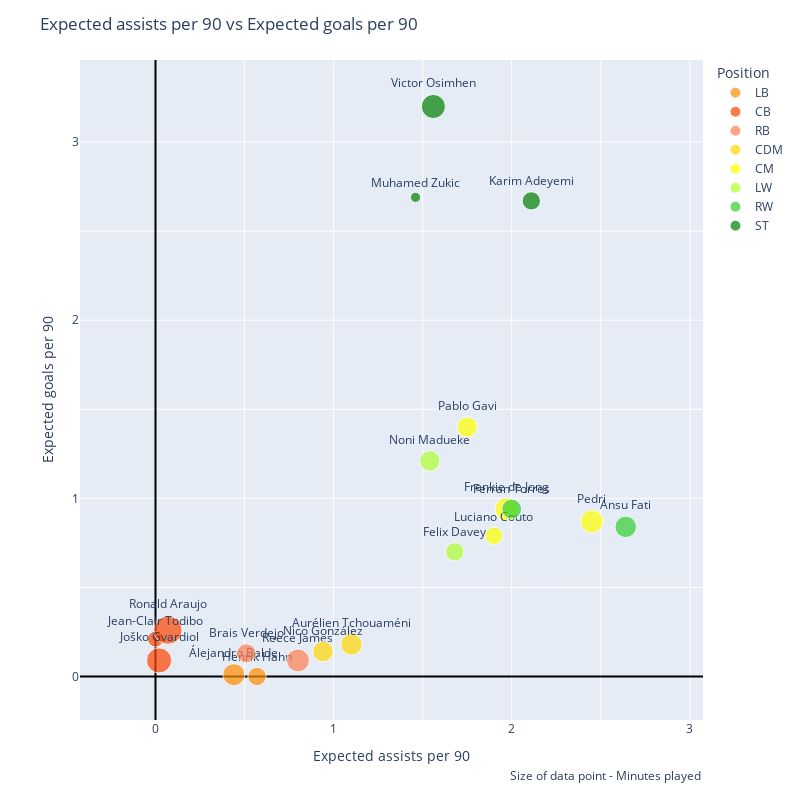
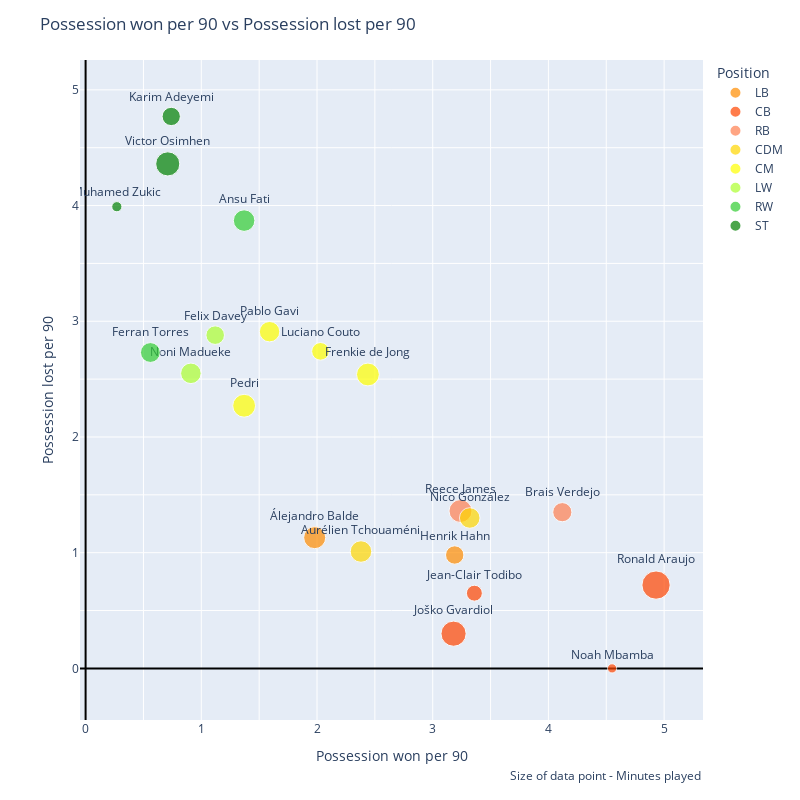
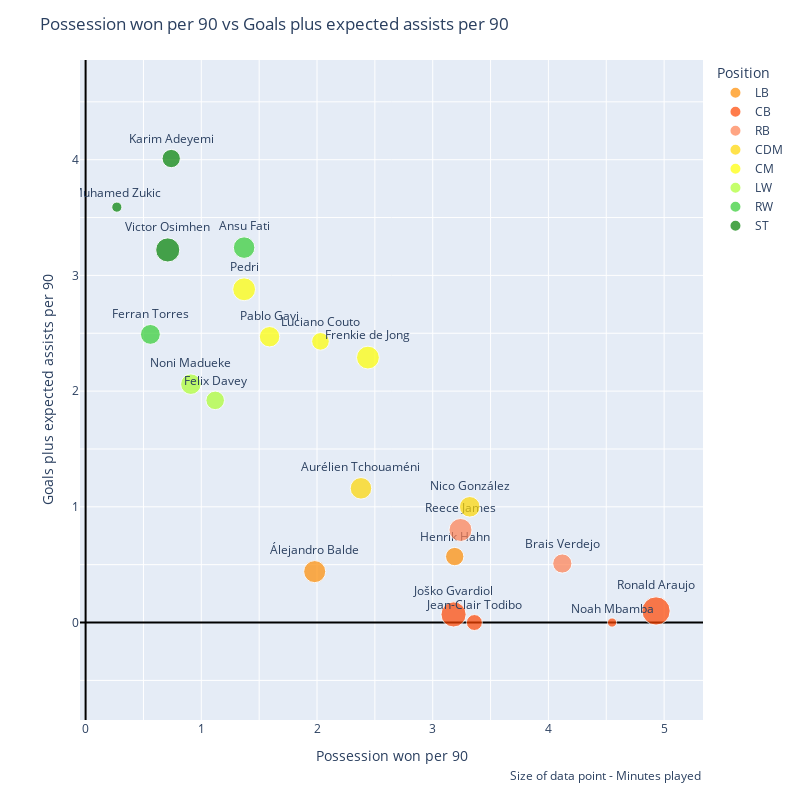

These figures' notebook cell, in order:
### Code cell
scatter_chart('xAp90', 'xGp90')
scatter_chart('PossessionWonp90', 'PossessionLostp90')
scatter_chart('PossessionWonp90', 'Goals+xAp90')

### Figure 1 — Plotly figure (JSON) as saved in the notebook; plotly's stock layout.template omitted (floating-point values rounded to 4 significant figures)
{"data": [{"customdata": [["Álejandro Balde"], ["Henrik Hahn"]], "hovertemplate": "Position=LB<br>Expected assists per 90=%{x}<br>Expected goals per 90=%{y}<br>Minutes played=%{marker.size}<br>Name=%{customdata[0]}<extra></extra>", "legendgroup": "LB", "marker": {"color": "darkorange", "size": [1588, 1102], "sizemode": "area", "sizeref": 6.53, "symbol": "circle"}, "mode": "markers+text", "name": "LB", "orientation": "v", "showlegend": true, "text": ["Álejandro Balde", "Henrik Hahn"], "textposition": "top center", "type": "scatter", "x": [0.44, 0.57], "xaxis": "x", "y": [0.01, 0], "yaxis": "y"}, {"customdata": [["Jean-Clair Todibo"], ["Joško Gvardiol"], ["Ronald Araujo"]], "hovertemplate": "Position=CB<br>Expected assists per 90=%{x}<br>Expected goals per 90=%{y}<br>Minutes played=%{marker.size}<br>Name=%{customdata[0]}<extra></extra>", "legendgroup": "CB", "marker": {"color": "orangered", "size": [830, 2066, 2612], "sizemode": "area", "sizeref": 6.53, "symbol": "circle"}, "mode": "markers+text", "name": "CB", "orientation": "v", "showlegend": true, "text": ["Jean-Clair Todibo", "Joško Gvardiol", "Ronald Araujo"], "textposition": "top center", "type": "scatter", "x": [0, 0.02, 0.07], "xaxis": "x", "y": [0.21, 0.09, 0.26], "yaxis": "y"}, {"customdata": [["Reece James"], ["Brais Verdejo"]], "hovertemplate": "Position=RB<br>Expected assists per 90=%{x}<br>Expected goals per 90=%{y}<br>Minutes played=%{marker.size}<br>Name=%{customdata[0]}<extra></extra>", "legendgroup": "RB", "marker": {"color": "coral", "size": [1720, 1201], "sizemode": "area", "sizeref": 6.53, "symbol": "circle"}, "mode": "markers+text", "name": "RB", "orientation": "v", "showlegend": true, "text": ["Reece James", "Brais Verdejo"], "textposition": "top center", "type": "scatter", "x": [0.8, 0.51], "xaxis": "x", "y": [0.09, 0.13], "yaxis": "y"}, {"customdata": [["Aurélien Tchouaméni"], ["Nico González"]], "hovertemplate": "Position=CDM<br>Expected assists per 90=%{x}<br>Expected goals per 90=%{y}<br>Minutes played=%{marker.size}<br>Name=%{customdata[0]}<extra></extra>", "legendgroup": "CDM", "marker": {"color": "gold", "size": [1515, 1382], "sizemode": "area", "sizeref": 6.53, "symbol": "circle"}, "mode": "markers+text", "name": "CDM", "orientation": "v", "showlegend": true, "text": ["Aurélien Tchouaméni", "Nico González"], "textposition": "top center", "type": "scatter", "x": [1.1, 0.94], "xaxis": "x", "y": [0.18, 0.14], "yaxis": "y"}, {"customdata": [["Luciano Couto"], ["Pablo Gavi"], ["Pedri"], ["Frenkie de Jong"]], "hovertemplate": "Position=CM<br>Expected assists per 90=%{x}<br>Expected goals per 90=%{y}<br>Minutes played=%{marker.size}<br>Name=%{customdata[0]}<extra></extra>", "legendgroup": "CM", "marker": {"color": "yellow", "size": [1018, 1361, 1705, 1700], "sizemode": "area", "sizeref": 6.53, "symbol": "circle"}, "mode": "markers+text", "name": "CM", "orientation": "v", "showlegend": true, "text": ["Luciano Couto", "Pablo Gavi", "Pedri", "Frenkie de Jong"], "textposition": "top center", "type": "scatter", "x": [1.9, 1.75, 2.45, 1.97], "xaxis": "x", "y": [0.79, 1.4, 0.87, 0.94], "yaxis": "y"}, {"customdata": [["Felix Davey"], ["Noni Madueke"]], "hovertemplate": "Position=LW<br>Expected assists per 90=%{x}<br>Expected goals per 90=%{y}<br>Minutes played=%{marker.size}<br>Name=%{customdata[0]}<extra></extra>", "legendgroup": "LW", "marker": {"color": "greenyellow", "size": [1125, 1378], "sizemode": "area", "sizeref": 6.53, "symbol": "circle"}, "mode": "markers+text", "name": "LW", "orientation": "v", "showlegend": true, "text": ["Felix Davey", "Noni Madueke"], "textposition": "top center", "type": "scatter", "x": [1.68, 1.54], "xaxis": "x", "y": [0.7, 1.21], "yaxis": "y"}, {"customdata": [["Ansu Fati"], ["Ferran Torres"]], "hovertemplate": "Position=RW<br>Expected assists per 90=%{x}<br>Expected goals per 90=%{y}<br>Minutes played=%{marker.size}<br>Name=%{customdata[0]}<extra></extra>", "legendgroup": "RW", "marker": {"color": "limegreen", "size": [1512, 1285], "sizemode": "area", "sizeref": 6.53, "symbol": "circle"}, "mode": "markers+text", "name": "RW", "orientation": "v", "showlegend": true, "text": ["Ansu Fati", "Ferran Torres"], "textposition": "top center", "type": "scatter", "x": [2.64, 2], "xaxis": "x", "y": [0.84, 0.94], "yaxis": "y"}, {"customdata": [["Muhamed Zukic"], ["Karim Adeyemi"], ["Victor Osimhen"]], "hovertemplate": "Position=ST<br>Expected assists per 90=%{x}<br>Expected goals per 90=%{y}<br>Minutes played=%{marker.size}<br>Name=%{customdata[0]}<extra></extra>", "legendgroup": "ST", "marker": {"color": "green", "size": [338, 1094, 1900], "sizemode": "area", "sizeref": 6.53, "symbol": "circle"}, "mode": "markers+text", "name": "ST", "orientation": "v", "showlegend": true, "text": ["Muhamed Zukic", "Karim Adeyemi", "Victor Osimhen"], "textposition": "top center", "type": "scatter", "x": [1.46, 2.11, 1.56], "xaxis": "x", "y": [2.69, 2.67, 3.2], "yaxis": "y"}], "layout": {"annotations": [{"showarrow": false, "text": "Size of data point - Minutes played", "x": 1, "xanchor": "right", "xref": "paper", "xshift": 0, "y": -0.1, "yanchor": "auto", "yref": "paper", "yshift": 0}], "height": 800, "legend": {"itemsizing": "constant", "title": {"text": "Position"}, "tracegroupgap": 0}, "margin": {"t": 60}, "title": {"text": "Expected assists per 90 vs Expected goals per 90"}, "width": 800, "xaxis": {"anchor": "y", "domain": [0, 1], "dtick": 0.5, "scaleanchor": "y", "scaleratio": 1, "tick0": 0, "ticklabelstep": 2, "title": {"text": "Expected assists per 90"}, "zeroline": true, "zerolinecolor": "Black", "zerolinewidth": 2}, "yaxis": {"anchor": "x", "domain": [0, 1], "dtick": 0.5, "scaleanchor": "x", "scaleratio": 1, "tick0": 0, "ticklabelstep": 2, "title": {"text": "Expected goals per 90"}, "zeroline": true, "zerolinecolor": "Black", "zerolinewidth": 2}}}

### Figure 2 — Plotly figure (JSON) as saved in the notebook; plotly's stock layout.template omitted (floating-point values rounded to 4 significant figures)
{"data": [{"customdata": [["Álejandro Balde"], ["Henrik Hahn"]], "hovertemplate": "Position=LB<br>Possession won per 90=%{x}<br>Possession lost per 90=%{y}<br>Minutes played=%{marker.size}<br>Name=%{customdata[0]}<extra></extra>", "legendgroup": "LB", "marker": {"color": "darkorange", "size": [1588, 1102], "sizemode": "area", "sizeref": 6.53, "symbol": "circle"}, "mode": "markers+text", "name": "LB", "orientation": "v", "showlegend": true, "text": ["Álejandro Balde", "Henrik Hahn"], "textposition": "top center", "type": "scatter", "x": [1.98, 3.19], "xaxis": "x", "y": [1.13, 0.98], "yaxis": "y"}, {"customdata": [["Jean-Clair Todibo"], ["Joško Gvardiol"], ["Ronald Araujo"], ["Noah Mbamba"]], "hovertemplate": "Position=CB<br>Possession won per 90=%{x}<br>Possession lost per 90=%{y}<br>Minutes played=%{marker.size}<br>Name=%{customdata[0]}<extra></extra>", "legendgroup": "CB", "marker": {"color": "orangered", "size": [830, 2066, 2612, 277], "sizemode": "area", "sizeref": 6.53, "symbol": "circle"}, "mode": "markers+text", "name": "CB", "orientation": "v", "showlegend": true, "text": ["Jean-Clair Todibo", "Joško Gvardiol", "Ronald Araujo", "Noah Mbamba"], "textposition": "top center", "type": "scatter", "x": [3.36, 3.18, 4.93, 4.55], "xaxis": "x", "y": [0.65, 0.3, 0.72, 0], "yaxis": "y"}, {"customdata": [["Reece James"], ["Brais Verdejo"]], "hovertemplate": "Position=RB<br>Possession won per 90=%{x}<br>Possession lost per 90=%{y}<br>Minutes played=%{marker.size}<br>Name=%{customdata[0]}<extra></extra>", "legendgroup": "RB", "marker": {"color": "coral", "size": [1720, 1201], "sizemode": "area", "sizeref": 6.53, "symbol": "circle"}, "mode": "markers+text", "name": "RB", "orientation": "v", "showlegend": true, "text": ["Reece James", "Brais Verdejo"], "textposition": "top center", "type": "scatter", "x": [3.24, 4.12], "xaxis": "x", "y": [1.36, 1.35], "yaxis": "y"}, {"customdata": [["Aurélien Tchouaméni"], ["Nico González"]], "hovertemplate": "Position=CDM<br>Possession won per 90=%{x}<br>Possession lost per 90=%{y}<br>Minutes played=%{marker.size}<br>Name=%{customdata[0]}<extra></extra>", "legendgroup": "CDM", "marker": {"color": "gold", "size": [1515, 1382], "sizemode": "area", "sizeref": 6.53, "symbol": "circle"}, "mode": "markers+text", "name": "CDM", "orientation": "v", "showlegend": true, "text": ["Aurélien Tchouaméni", "Nico González"], "textposition": "top center", "type": "scatter", "x": [2.38, 3.32], "xaxis": "x", "y": [1.01, 1.3], "yaxis": "y"}, {"customdata": [["Luciano Couto"], ["Pablo Gavi"], ["Pedri"], ["Frenkie de Jong"]], "hovertemplate": "Position=CM<br>Possession won per 90=%{x}<br>Possession lost per 90=%{y}<br>Minutes played=%{marker.size}<br>Name=%{customdata[0]}<extra></extra>", "legendgroup": "CM", "marker": {"color": "yellow", "size": [1018, 1361, 1705, 1700], "sizemode": "area", "sizeref": 6.53, "symbol": "circle"}, "mode": "markers+text", "name": "CM", "orientation": "v", "showlegend": true, "text": ["Luciano Couto", "Pablo Gavi", "Pedri", "Frenkie de Jong"], "textposition": "top center", "type": "scatter", "x": [2.03, 1.59, 1.37, 2.44], "xaxis": "x", "y": [2.74, 2.91, 2.27, 2.54], "yaxis": "y"}, {"customdata": [["Felix Davey"], ["Noni Madueke"]], "hovertemplate": "Position=LW<br>Possession won per 90=%{x}<br>Possession lost per 90=%{y}<br>Minutes played=%{marker.size}<br>Name=%{customdata[0]}<extra></extra>", "legendgroup": "LW", "marker": {"color": "greenyellow", "size": [1125, 1378], "sizemode": "area", "sizeref": 6.53, "symbol": "circle"}, "mode": "markers+text", "name": "LW", "orientation": "v", "showlegend": true, "text": ["Felix Davey", "Noni Madueke"], "textposition": "top center", "type": "scatter", "x": [1.12, 0.91], "xaxis": "x", "y": [2.88, 2.55], "yaxis": "y"}, {"customdata": [["Ansu Fati"], ["Ferran Torres"]], "hovertemplate": "Position=RW<br>Possession won per 90=%{x}<br>Possession lost per 90=%{y}<br>Minutes played=%{marker.size}<br>Name=%{customdata[0]}<extra></extra>", "legendgroup": "RW", "marker": {"color": "limegreen", "size": [1512, 1285], "sizemode": "area", "sizeref": 6.53, "symbol": "circle"}, "mode": "markers+text", "name": "RW", "orientation": "v", "showlegend": true, "text": ["Ansu Fati", "Ferran Torres"], "textposition": "top center", "type": "scatter", "x": [1.37, 0.56], "xaxis": "x", "y": [3.87, 2.73], "yaxis": "y"}, {"customdata": [["Muhamed Zukic"], ["Karim Adeyemi"], ["Victor Osimhen"]], "hovertemplate": "Position=ST<br>Possession won per 90=%{x}<br>Possession lost per 90=%{y}<br>Minutes played=%{marker.size}<br>Name=%{customdata[0]}<extra></extra>", "legendgroup": "ST", "marker": {"color": "green", "size": [338, 1094, 1900], "sizemode": "area", "sizeref": 6.53, "symbol": "circle"}, "mode": "markers+text", "name": "ST", "orientation": "v", "showlegend": true, "text": ["Muhamed Zukic", "Karim Adeyemi", "Victor Osimhen"], "textposition": "top center", "type": "scatter", "x": [0.27, 0.74, 0.71], "xaxis": "x", "y": [3.99, 4.77, 4.36], "yaxis": "y"}], "layout": {"annotations": [{"showarrow": false, "text": "Size of data point - Minutes played", "x": 1, "xanchor": "right", "xref": "paper", "xshift": 0, "y": -0.1, "yanchor": "auto", "yref": "paper", "yshift": 0}], "height": 800, "legend": {"itemsizing": "constant", "title": {"text": "Position"}, "tracegroupgap": 0}, "margin": {"t": 60}, "title": {"text": "Possession won per 90 vs Possession lost per 90"}, "width": 800, "xaxis": {"anchor": "y", "domain": [0, 1], "dtick": 0.5, "scaleanchor": "y", "scaleratio": 1, "tick0": 0, "ticklabelstep": 2, "title": {"text": "Possession won per 90"}, "zeroline": true, "zerolinecolor": "Black", "zerolinewidth": 2}, "yaxis": {"anchor": "x", "domain": [0, 1], "dtick": 0.5, "scaleanchor": "x", "scaleratio": 1, "tick0": 0, "ticklabelstep": 2, "title": {"text": "Possession lost per 90"}, "zeroline": true, "zerolinecolor": "Black", "zerolinewidth": 2}}}

### Figure 3 — Plotly figure (JSON) as saved in the notebook; plotly's stock layout.template omitted (floating-point values rounded to 4 significant figures)
{"data": [{"customdata": [["Álejandro Balde"], ["Henrik Hahn"]], "hovertemplate": "Position=LB<br>Possession won per 90=%{x}<br>Goals plus expected assists per 90=%{y}<br>Minutes played=%{marker.size}<br>Name=%{customdata[0]}<extra></extra>", "legendgroup": "LB", "marker": {"color": "darkorange", "size": [1588, 1102], "sizemode": "area", "sizeref": 6.53, "symbol": "circle"}, "mode": "markers+text", "name": "LB", "orientation": "v", "showlegend": true, "text": ["Álejandro Balde", "Henrik Hahn"], "textposition": "top center", "type": "scatter", "x": [1.98, 3.19], "xaxis": "x", "y": [0.44, 0.57], "yaxis": "y"}, {"customdata": [["Jean-Clair Todibo"], ["Joško Gvardiol"], ["Ronald Araujo"], ["Noah Mbamba"]], "hovertemplate": "Position=CB<br>Possession won per 90=%{x}<br>Goals plus expected assists per 90=%{y}<br>Minutes played=%{marker.size}<br>Name=%{customdata[0]}<extra></extra>", "legendgroup": "CB", "marker": {"color": "orangered", "size": [830, 2066, 2612, 277], "sizemode": "area", "sizeref": 6.53, "symbol": "circle"}, "mode": "markers+text", "name": "CB", "orientation": "v", "showlegend": true, "text": ["Jean-Clair Todibo", "Joško Gvardiol", "Ronald Araujo", "Noah Mbamba"], "textposition": "top center", "type": "scatter", "x": [3.36, 3.18, 4.93, 4.55], "xaxis": "x", "y": [0, 0.07, 0.1, 0], "yaxis": "y"}, {"customdata": [["Reece James"], ["Brais Verdejo"]], "hovertemplate": "Position=RB<br>Possession won per 90=%{x}<br>Goals plus expected assists per 90=%{y}<br>Minutes played=%{marker.size}<br>Name=%{customdata[0]}<extra></extra>", "legendgroup": "RB", "marker": {"color": "coral", "size": [1720, 1201], "sizemode": "area", "sizeref": 6.53, "symbol": "circle"}, "mode": "markers+text", "name": "RB", "orientation": "v", "showlegend": true, "text": ["Reece James", "Brais Verdejo"], "textposition": "top center", "type": "scatter", "x": [3.24, 4.12], "xaxis": "x", "y": [0.8, 0.51], "yaxis": "y"}, {"customdata": [["Aurélien Tchouaméni"], ["Nico González"]], "hovertemplate": "Position=CDM<br>Possession won per 90=%{x}<br>Goals plus expected assists per 90=%{y}<br>Minutes played=%{marker.size}<br>Name=%{customdata[0]}<extra></extra>", "legendgroup": "CDM", "marker": {"color": "gold", "size": [1515, 1382], "sizemode": "area", "sizeref": 6.53, "symbol": "circle"}, "mode": "markers+text", "name": "CDM", "orientation": "v", "showlegend": true, "text": ["Aurélien Tchouaméni", "Nico González"], "textposition": "top center", "type": "scatter", "x": [2.38, 3.32], "xaxis": "x", "y": [1.16, 1], "yaxis": "y"}, {"customdata": [["Luciano Couto"], ["Pablo Gavi"], ["Pedri"], ["Frenkie de Jong"]], "hovertemplate": "Position=CM<br>Possession won per 90=%{x}<br>Goals plus expected assists per 90=%{y}<br>Minutes played=%{marker.size}<br>Name=%{customdata[0]}<extra></extra>", "legendgroup": "CM", "marker": {"color": "yellow", "size": [1018, 1361, 1705, 1700], "sizemode": "area", "sizeref": 6.53, "symbol": "circle"}, "mode": "markers+text", "name": "CM", "orientation": "v", "showlegend": true, "text": ["Luciano Couto", "Pablo Gavi", "Pedri", "Frenkie de Jong"], "textposition": "top center", "type": "scatter", "x": [2.03, 1.59, 1.37, 2.44], "xaxis": "x", "y": [2.43, 2.47, 2.88, 2.29], "yaxis": "y"}, {"customdata": [["Felix Davey"], ["Noni Madueke"]], "hovertemplate": "Position=LW<br>Possession won per 90=%{x}<br>Goals plus expected assists per 90=%{y}<br>Minutes played=%{marker.size}<br>Name=%{customdata[0]}<extra></extra>", "legendgroup": "LW", "marker": {"color": "greenyellow", "size": [1125, 1378], "sizemode": "area", "sizeref": 6.53, "symbol": "circle"}, "mode": "markers+text", "name": "LW", "orientation": "v", "showlegend": true, "text": ["Felix Davey", "Noni Madueke"], "textposition": "top center", "type": "scatter", "x": [1.12, 0.91], "xaxis": "x", "y": [1.92, 2.06], "yaxis": "y"}, {"customdata": [["Ansu Fati"], ["Ferran Torres"]], "hovertemplate": "Position=RW<br>Possession won per 90=%{x}<br>Goals plus expected assists per 90=%{y}<br>Minutes played=%{marker.size}<br>Name=%{customdata[0]}<extra></extra>", "legendgroup": "RW", "marker": {"color": "limegreen", "size": [1512, 1285], "sizemode": "area", "sizeref": 6.53, "symbol": "circle"}, "mode": "markers+text", "name": "RW", "orientation": "v", "showlegend": true, "text": ["Ansu Fati", "Ferran Torres"], "textposition": "top center", "type": "scatter", "x": [1.37, 0.56], "xaxis": "x", "y": [3.24, 2.49], "yaxis": "y"}, {"customdata": [["Muhamed Zukic"], ["Karim Adeyemi"], ["Victor Osimhen"]], "hovertemplate": "Position=ST<br>Possession won per 90=%{x}<br>Goals plus expected assists per 90=%{y}<br>Minutes played=%{marker.size}<br>Name=%{customdata[0]}<extra></extra>", "legendgroup": "ST", "marker": {"color": "green", "size": [338, 1094, 1900], "sizemode": "area", "sizeref": 6.53, "symbol": "circle"}, "mode": "markers+text", "name": "ST", "orientation": "v", "showlegend": true, "text": ["Muhamed Zukic", "Karim Adeyemi", "Victor Osimhen"], "textposition": "top center", "type": "scatter", "x": [0.27, 0.74, 0.71], "xaxis": "x", "y": [3.59, 4.01, 3.22], "yaxis": "y"}], "layout": {"annotations": [{"showarrow": false, "text": "Size of data point - Minutes played", "x": 1, "xanchor": "right", "xref": "paper", "xshift": 0, "y": -0.1, "yanchor": "auto", "yref": "paper", "yshift": 0}], "height": 800, "legend": {"itemsizing": "constant", "title": {"text": "Position"}, "tracegroupgap": 0}, "margin": {"t": 60}, "title": {"text": "Possession won per 90 vs Goals plus expected assists per 90"}, "width": 800, "xaxis": {"anchor": "y", "domain": [0, 1], "dtick": 0.5, "scaleanchor": "y", "scaleratio": 1, "tick0": 0, "ticklabelstep": 2, "title": {"text": "Possession won per 90"}, "zeroline": true, "zerolinecolor": "Black", "zerolinewidth": 2}, "yaxis": {"anchor": "x", "domain": [0, 1], "dtick": 0.5, "scaleanchor": "x", "scaleratio": 1, "tick0": 0, "ticklabelstep": 2, "title": {"text": "Goals plus expected assists per 90"}, "zeroline": true, "zerolinecolor": "Black", "zerolinewidth": 2}}}
